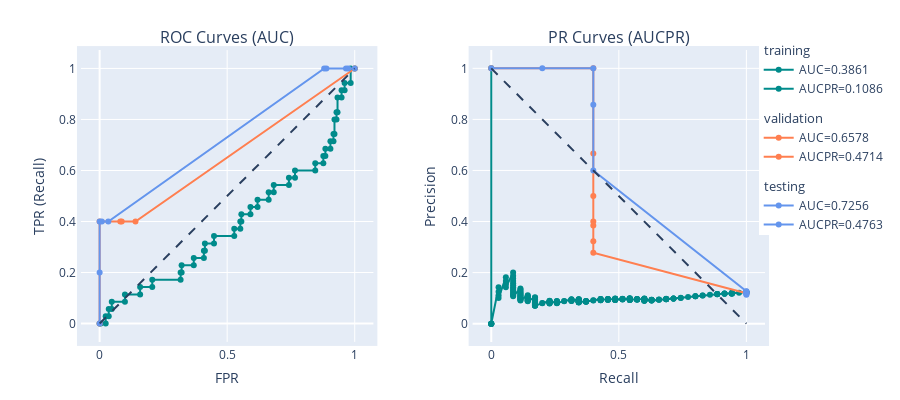

Notebook code for this chart:
### Markdown cell above
### AUC and PR curves

### Code cell
fig = make_subplots(rows=1, cols=2, subplot_titles = ['ROC Curves (AUC)', 'PR Curves (AUCPR)'], horizontal_spacing = 0.05)
colors = ["darkcyan", "coral", "cornflowerblue"]

for idx, set in enumerate(['training', 'validation', 'testing']):
    df_plot_phase = df_plot[(df_plot.phase == set)]
    y_true = df_plot_phase.target
    y_score = np.array(df_plot_phase.output.values.tolist())[:, 1]

    fpr_roc, tpr_roc, thr_roc = roc_curve(y_true, y_score)
    pr_pr, rec_pr, thr_pr = precision_recall_curve(y_true, y_score)

    name_roc = f'AUC={auc(fpr_roc, tpr_roc):.4f}'
    name_pr = f'AUCPR={average_precision_score(y_true, y_score):.4f}'

    fig.add_trace(go.Scatter(
        x=fpr_roc,
        y=tpr_roc,
        name=name_roc,
        mode='markers+lines',
        legendgroup=set,
        legendgrouptitle_text=f"{set}",
        marker_color = colors[idx]),
        row=1,
        col=1)
    fig.add_trace(go.Scatter(
        x=rec_pr,
        y=pr_pr,
        name=name_pr,
        mode='markers+lines',
        legendgroup=set,
        marker_color = colors[idx]),
        row=1,
        col=2)

fig.add_shape(
    type='line', line=dict(dash='dash'),
    x0=0, x1=1, y0=0, y1=1,
    row = 1, col = 1
)
fig.add_shape(
    type='line', line=dict(dash='dash'),
    x0=0, x1=1, y0=1, y1=0,
    row = 1, col = 2 
)
fig.update_layout(
    width=900, height=400,
    margin=go.layout.Margin(
        l=50,
        r=50,
        b=50,
        t=50,
        pad=4
    ),
    legend=dict(
        yanchor="top",
        y=1.05,
        xanchor="left",
        x=0.95
        ))
fig.update_xaxes(title_text="FPR", constrain='domain', scaleratio = 1, row=1, col=1)
fig.update_yaxes(title_text="TPR (Recall)", constrain='domain', scaleanchor = "x", scaleratio = 1, row=1, col=1)
fig.update_xaxes(title_text="Recall", constrain='domain', scaleanchor = "y", scaleratio = 1, row=1, col=2)
fig.update_yaxes(title_text="Precision", constrain='domain', scaleratio = 1, row=1, col=2)
fig.write_html(os.path.join(img_path, 'auc_aucpr.html'))
fig.show()

### Figure 1 — Plotly figure (JSON) as saved in the notebook; plotly's stock layout.template omitted (floating-point values rounded to 4 significant figures; data arrays with more than 128 entries replaced by an {"elided": "..."} marker saying what was removed)
{"data": [{"legendgroup": "training", "legendgrouptitle": {"text": "training"}, "marker": {"color": "darkcyan"}, "mode": "markers+lines", "name": "AUC=0.3861", "type": "scatter", "x": [0, 0.003968, 0.02381, 0.02381, 0.03571, 0.03571, 0.04762, 0.04762, 0.09921, 0.09921, 0.1587, 0.1587, 0.2063, 0.2063, 0.3175, 0.3175, 0.3214, 0.3214, 0.369, 0.369, 0.4087, 0.4087, 0.4127, 0.4127, 0.4484, 0.4484, 0.5278, 0.5278, 0.5516, 0.5516, 0.5556, 0.5556, 0.5913, 0.5913, 0.619, 0.619, 0.6627, 0.6627, 0.6825, 0.6825, 0.7421, 0.7421, 0.7659, 0.7659, 0.8452, 0.8452, 0.877, 0.877, 0.8849, 0.8849, 0.9048, 0.9048, 0.9167, 0.9167, 0.9206, 0.9206, 0.9286, 0.9286, 0.9325, 0.9325, 0.9484, 0.9484, 0.9603, 0.9603, 0.9841, 0.9841, 1], "xaxis": "x", "y": [0, 0, 0, 0.02857, 0.02857, 0.05714, 0.05714, 0.08571, 0.08571, 0.1143, 0.1143, 0.1429, 0.1429, 0.1714, 0.1714, 0.2, 0.2, 0.2286, 0.2286, 0.2571, 0.2571, 0.2857, 0.2857, 0.3143, 0.3143, 0.3429, 0.3429, 0.3714, 0.3714, 0.4, 0.4, 0.4286, 0.4286, 0.4571, 0.4571, 0.4857, 0.4857, 0.5143, 0.5143, 0.5429, 0.5429, 0.5714, 0.5714, 0.6, 0.6, 0.6286, 0.6286, 0.6571, 0.6571, 0.6857, 0.6857, 0.7143, 0.7143, 0.7429, 0.7429, 0.8, 0.8, 0.8286, 0.8286, 0.8857, 0.8857, 0.9143, 0.9143, 0.9429, 0.9429, 1, 1], "yaxis": "y"}, {"legendgroup": "training", "marker": {"color": "darkcyan"}, "mode": "markers+lines", "name": "AUCPR=0.1086", "type": "scatter", "x": {"elided": "288 float values"}, "xaxis": "x2", "y": {"elided": "288 float values"}, "yaxis": "y2"}, {"legendgroup": "validation", "legendgrouptitle": {"text": "validation"}, "marker": {"color": "coral"}, "mode": "markers+lines", "name": "AUC=0.6578", "type": "scatter", "x": [0, 0, 0.08108, 0.08649, 0.1405, 1], "xaxis": "x", "y": [0, 0.4, 0.4, 0.4, 0.4, 1], "yaxis": "y"}, {"legendgroup": "validation", "marker": {"color": "coral"}, "mode": "markers+lines", "name": "AUCPR=0.4714", "type": "scatter", "x": [1, 0.4, 0.4, 0.4, 0.4, 0.4, 0.4, 0.4, 0], "xaxis": "x2", "y": [0.119, 0.2778, 0.3226, 0.3846, 0.4, 0.5, 0.6667, 1, 1], "yaxis": "y2"}, {"legendgroup": "testing", "legendgrouptitle": {"text": "testing"}, "marker": {"color": "cornflowerblue"}, "mode": "markers+lines", "name": "AUC=0.7256", "type": "scatter", "x": [0, 0, 0, 0.008547, 0.03419, 0.8803, 0.8889, 0.9658, 0.9744, 1], "xaxis": "x", "y": [0, 0.2, 0.4, 0.4, 0.4, 1, 1, 1, 1, 1], "yaxis": "y"}, {"legendgroup": "testing", "marker": {"color": "cornflowerblue"}, "mode": "markers+lines", "name": "AUCPR=0.4763", "type": "scatter", "x": [1, 1, 1, 1, 1, 1, 1, 0.4, 0.4, 0.4, 0.2, 0], "xaxis": "x2", "y": [0.1136, 0.1163, 0.1172, 0.12, 0.123, 0.1261, 0.1271, 0.6, 0.8571, 1, 1, 1], "yaxis": "y2"}], "layout": {"annotations": [{"font": {"size": 16}, "showarrow": false, "text": "ROC Curves (AUC)", "x": 0.2375, "xanchor": "center", "xref": "paper", "y": 1, "yanchor": "bottom", "yref": "paper"}, {"font": {"size": 16}, "showarrow": false, "text": "PR Curves (AUCPR)", "x": 0.7625, "xanchor": "center", "xref": "paper", "y": 1, "yanchor": "bottom", "yref": "paper"}], "height": 400, "legend": {"x": 0.95, "xanchor": "left", "y": 1.05, "yanchor": "top"}, "margin": {"b": 50, "l": 50, "pad": 4, "r": 50, "t": 50}, "shapes": [{"line": {"dash": "dash"}, "type": "line", "x0": 0, "x1": 1, "xref": "x", "y0": 0, "y1": 1, "yref": "y"}, {"line": {"dash": "dash"}, "type": "line", "x0": 0, "x1": 1, "xref": "x2", "y0": 1, "y1": 0, "yref": "y2"}], "width": 900, "xaxis": {"anchor": "y", "constrain": "domain", "domain": [0, 0.475], "scaleratio": 1, "title": {"text": "FPR"}}, "xaxis2": {"anchor": "y2", "constrain": "domain", "domain": [0.525, 1], "scaleanchor": "y", "scaleratio": 1, "title": {"text": "Recall"}}, "yaxis": {"anchor": "x", "constrain": "domain", "domain": [0, 1], "scaleanchor": "x", "scaleratio": 1, "title": {"text": "TPR (Recall)"}}, "yaxis2": {"anchor": "x2", "constrain": "domain", "domain": [0, 1], "scaleratio": 1, "title": {"text": "Precision"}}}}
